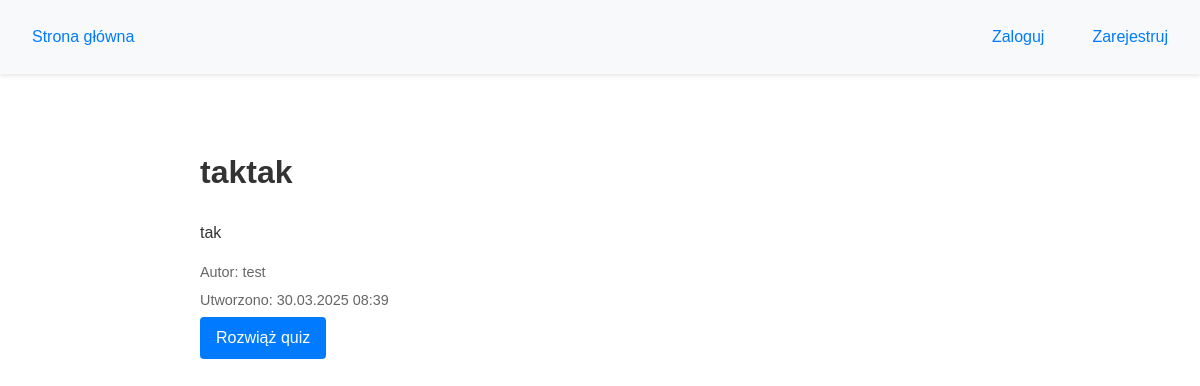
The app's page /quiz/4/ with its own data.
### quizzes/models.py (models this page shows, shortened)
class Quiz(models.Model):
    title = models.CharField(max_length=200)
    description = models.TextField()
    created_by = models.ForeignKey(User, on_delete=models.CASCADE, related_name='quizzes')
    created_at = models.DateTimeField(auto_now_add=True)

### quizzes/views.py (the view)
# urls.py: path('quiz/<int:quiz_id>/', views.quiz_detail, name='quiz_detail'),
def quiz_detail(request, quiz_id):
    quiz = get_object_or_404(Quiz, pk=quiz_id)
    is_owner = request.user == quiz.created_by
    return render(request, 'quizzes/quiz_detail.html', {
        'quiz': quiz,
        'is_owner': is_owner,
    })

### quizzes/templates/quizzes/quiz_detail.html (shortened to what this page needs)
{% extends "base.html" %}
{% block content %}
<div class="quiz-detail">
    <h1>{{ quiz.title }}</h1>
    <p class="quiz-description">{{ quiz.description }}</p>
    <p class="quiz-author">Autor: {{ quiz.created_by.username }}</p>
    <p class="quiz-date">Utworzono: {{ quiz.created_at|date:"d.m.Y H:i" }}</p>
    <a href="{% url 'quizzes:take_quiz' quiz.id %}" class="btn btn-primary">Rozwiąż quiz</a>
</div>
{% endblock %}

### templates/base.html (style rules this page uses)
body { font-family: Arial, sans-serif; line-height: 1.6; margin: 0; padding: 0; color: #333; }
a, .btn-link { color: #007bff; text-decoration: none; padding: 0.5rem 1rem; border-radius: 4px; transition: background-color 0.3s; }

### quizzes/templates/quizzes/quiz_detail.html (style rules this page uses)
.quiz-detail { max-width: 800px; margin: 0 auto; padding: 20px; }
.quiz-author, .quiz-date { color: #666; font-size: 0.9em; margin: 5px 0; }
.btn { padding: 8px 16px; border-radius: 4px; text-decoration: none; display: inline-block; }
.btn-primary { background-color: #007bff; color: white; }

### records on screen
Quiz: title "taktak", description "tak", created_by.username "test", created_at "30.03.2025 08:39"
